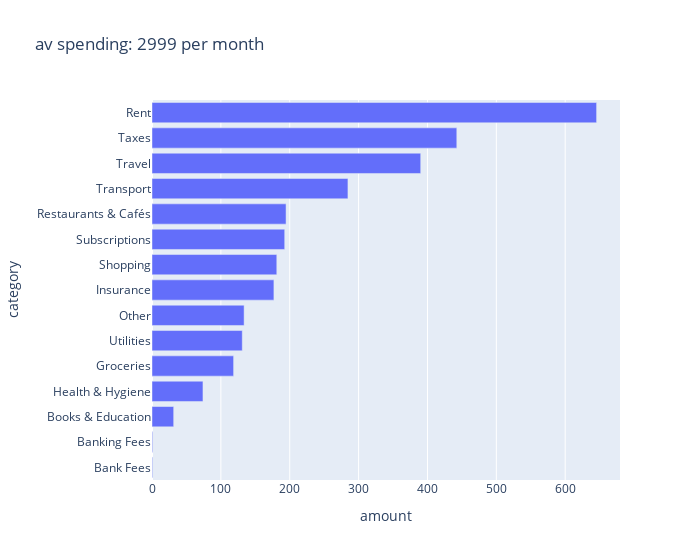

Notebook code for this chart:
### Code cell
df = pd.read_csv('results/statements_categorised_241001_to_250331.csv')

# print n uncategorised rows 
n_na_rows = len(df[df.category.isna()])
perc_na = round(n_na_rows / len(df) * 100) 
print(f'{perc_na}% of rows were not categorised')

# adjust df for visualisation 
def categorizeRow(row): 
    if row.amount > 2500: 
        return 'Income'
    elif 'direct sparen' in row.description.lower(): 
        return 'Savings'
    elif 'NL65ABNA0880878118' in row.description.upper(): 
        return 'Investments'
    elif 'yf wong' in row.description.lower(): 
        return 'Rent'
    elif 'belastingdienst' in row.description.lower(): 
        return 'Taxes'
    elif 'NUS ECOLL2.0 6565168238 SGP' in row.description.upper(): 
        return 'to remove' # conference cost for Singapore, was reimbursed 
    elif row.amount > 0: 
        return 'Reimbursements' 
    else: 
        return row.category  # preserve existing
df['category'] = df.apply(lambda row: categorizeRow(row), axis=1)
category_totals = df.groupby('category', as_index=False)['amount'].sum()
category_totals = category_totals[category_totals.amount < 0]
category_totals = category_totals[category_totals.category != 'to remove']
category_totals = category_totals[~category_totals.category.isin(['Investments', 'Savings'])]
category_totals['amount'] = category_totals['amount'].abs()

# adjust taxes - they are paid annually, so should be split accordingly 
n_months = 6 # 1-Oct-2024 till 31-Mar-2025
def taxes(row): 
    if row.category == 'Taxes': 
        row.amount = row.amount * n_months / 12 # reduce tax amount proportionally to n months for study period 
        return row 
    else: 
        return row 
category_totals = category_totals.apply(lambda row: taxes(row), axis=1)

# calculate average monthly spending 
n_months = 6 # 1-Oct-2024 till 31-Mar-2025
total_spending = category_totals.amount.sum() 
av_spending_per_month = round(total_spending/n_months)
print(f'total spending: {total_spending}. Average spending over {n_months} months: {av_spending_per_month}')

# visualise
category_totals = category_totals.sort_values('amount')
category_totals['amount'] = category_totals.amount / n_months
fig = px.bar(
    category_totals,
    x='amount',
    y='category',
    orientation='h',
    title=f'av spending: {av_spending_per_month} per month',
    width=700
)

fig.show()

### Figure 1 — Plotly figure (JSON) as saved in the notebook; plotly's stock layout.template omitted (floating-point values rounded to 4 significant figures)
{"data": [{"hovertemplate": "amount=%{x}<br>category=%{y}<extra></extra>", "legendgroup": "", "marker": {"color": "#636efa", "pattern": {"shape": ""}}, "name": "", "orientation": "h", "showlegend": false, "textposition": "auto", "type": "bar", "x": [0.8833, 0.975, 31.48, 74.0, 118.5, 131.1, 133.8, 177.0, 181.2, 192.7, 194.7, 284.5, 390.2, 442.6, 645.6], "xaxis": "x", "y": ["Bank Fees", "Banking Fees", "Books & Education", "Health & Hygiene", "Groceries", "Utilities", "Other", "Insurance", "Shopping", "Subscriptions", "Restaurants & Cafés", "Transport", "Travel", "Taxes", "Rent"], "yaxis": "y"}], "layout": {"barmode": "relative", "legend": {"tracegroupgap": 0}, "title": {"text": "av spending: 2999 per month"}, "width": 700, "xaxis": {"anchor": "y", "domain": [0, 1], "title": {"text": "amount"}}, "yaxis": {"anchor": "x", "domain": [0, 1], "title": {"text": "category"}}}}
